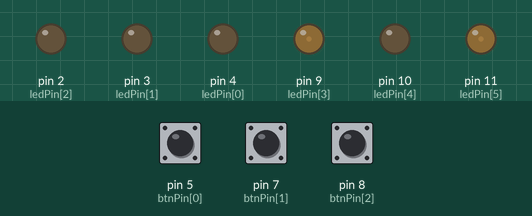
Recording of a sketch running on a simulated Arduino Nano, built with avr-gcc and run on an emulated ATmega328P. Shown: output pins drawn as LEDs (lit = HIGH). Dashed ring = blinking. The test bench sets the inputs (shaded band); at power-on: pin 5 (btnPin[0]) HIGH, pin 7 (btnPin[1]) HIGH, pin 8 (btnPin[2]) HIGH. Random numbers use the default seed unless the sketch sets one.

Above: at 2.6 s.
2.7 s: pin 5 (btnPin[0]) pulled LOW for 3.2 s
At 3.3 s:
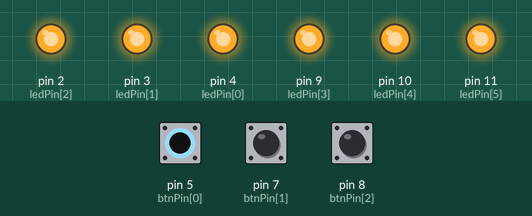
7.4 s: pin 7 (btnPin[1]) pulled LOW for 1 s
At 8.92 s:
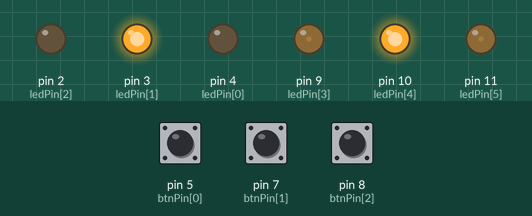
10.4 s: pin 8 (btnPin[2]) pulled LOW for 0.15 s
At 10.92 s:
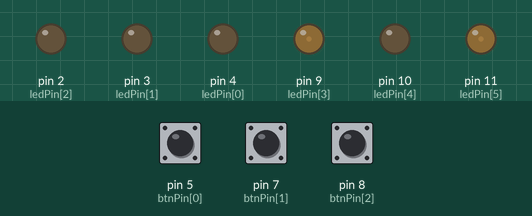
13.4 s: pin 8 (btnPin[2]) pulled LOW for 1 s
At 13.51 s:
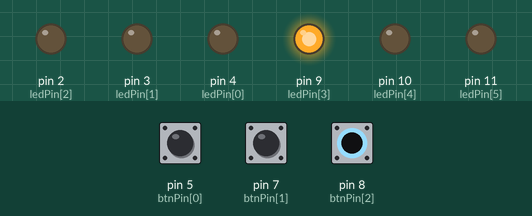
16.4 s: pin 8 (btnPin[2]) pulled LOW for 3.2 s
At 16.61 s:
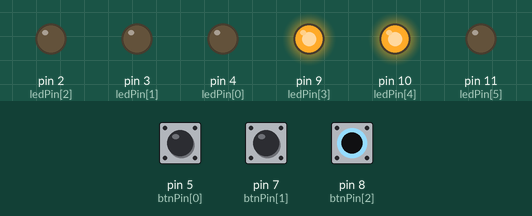
21.1 s: pin 7 (btnPin[1]) pulled LOW for 3.2 s
At 21.2 s:
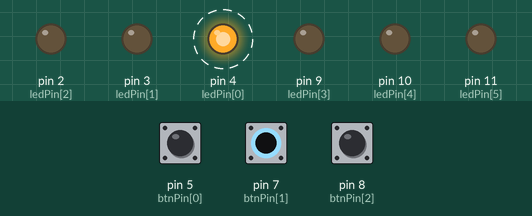
Timing chart, 0 to 26.8 s (numbered marks = the images above; inputs shaded):
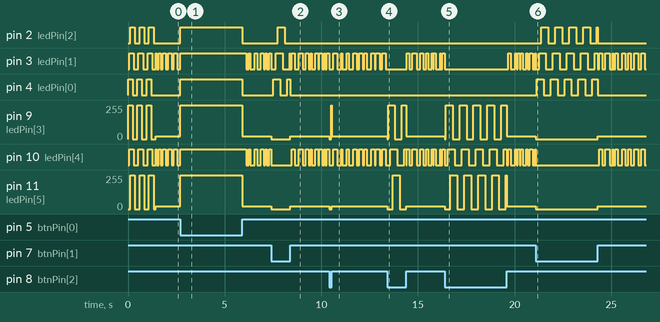

Measured:
- after the input at 2.7 s, pin 2 (ledPin[2]), pin 4 (ledPin[0]): LOW → HIGH at once, → LOW 3.2 s later; pin 9 (ledPin[3]), pin 11 (ledPin[5]): 20/255 → 255/255 at once, → 20/255 3.2 s later
- after the input at 7.4 s, pin 2 (ledPin[2]): LOW → HIGH after 0.36 s, → LOW 0.36 s later; pin 4 (ledPin[0]): LOW → HIGH after 0.12 s, → LOW 0.36 s later, → HIGH 0.36 s later, → LOW 0.16 s later; pin 9 (ledPin[3]), pin 11 (ledPin[5]): 20/255 → 0/255 at once, → 20/255 1.0 s later
- after the input at 10.4 s, pin 9 (ledPin[3]): 20/255 → 0/255 at once, → 20/255 0.10 s later; pin 11 (ledPin[5]): 20/255 → 0/255 at once, → 20/255 0.15 s later
- after the input at 13.4 s, pin 9 (ledPin[3]): 20/255 → 255/255 at once, → 0/255 0.41 s later, → 255/255 0.36 s later, → 20/255 0.23 s later; pin 11 (ledPin[5]): 20/255 → 0/255 at once, → 255/255 0.29 s later, → 0/255 0.36 s later, → 20/255 0.35 s later
- after the input at 16.4 s, pin 11 (ledPin[5]): 20/255 → 0/255 at once, → 255/255 0.27 s later, → 0/255 0.36 s later, → 255/255 0.36 s later, … (11 changes in this stretch)
- after the input at 21.1 s, pin 2 (ledPin[2]): goes 4 × (HIGH 0.36 s, LOW 0.36 s), HIGH 0.04 s, then LOW, starting after 0.28 s; pin 4 (ledPin[0]): alternates HIGH for 0.36 s and LOW for 0.36 s, 10 changes in all, then stays LOW, starting at once; pin 9 (ledPin[3]), pin 11 (ledPin[5]): 20/255 → 0/255 at once, → 20/255 3.2 s later
- by itself, pin 9 (ledPin[3]): repeats every 0.48 s: 255/255 0.24 s, 0/255 0.24 s, until it stays 20/255 from 1.4 s

The sketch:

sequentialTurnTailDrlLight.ino
```cpp
// (licence header left out)
#define dbounceMs 10                                    // debounce time 5+ ms is usual enough
#define numBtns sizeof( btnPin)
#define numLeds sizeof( ledPin)

byte brakeFlag = 0;
byte leftFlag = 0;
byte rightFlag = 0;
byte lastBrakeState = 1;                                // assume switch open because of input_pullup
byte lastLeftState = 1;                                 // assume switch open because of input_pullup
byte lastRightState = 1;                                // assume switch open because of input_pullup
byte btnPin[] = {5, 7, 8};                              // array that holds the button port numbers [NANO]
byte ledPin[] = {4, 3, 2, 9, 10, 11};                   // array that holds the led port numbers    [NANO]
//byte btnPin[] = {0, 1, 2};                              // array that holds the button port numbers [ATtiny84]
//byte ledPin[] = {5, 3, 6, 7, 4, 8};                     // array that holds the led port numbers    [ATtiny84]
byte pinNum;
byte nextStep;
byte turnInd;

static byte stepInterval = 120;

unsigned long currMs;
unsigned long nextMs;
unsigned long waitMs;
unsigned long brakePressMs;
unsigned long rightPressMs;
unsigned long leftPressMs;


void setup() {
//  Serial.begin( 115200);
  for( byte i = 0; i < numBtns; i++){
    pinMode( btnPin[i], INPUT_PULLUP);
  }

  for( byte i = 0; i < numLeds; i++) {
    pinMode( ledPin[i], OUTPUT);
    digitalWrite( ledPin[i], 0);
  }

  for( byte j = 0; j < 3; j++){                         // repeat 3 times
    for( byte i = 0; i < numLeds / 2; i++) {            // all leds on from center to edge
      digitalWrite( ledPin[i], 1);
      digitalWrite( ledPin[i + 3], 1);
      delay( stepInterval / 2);
    }

    delay( stepInterval / 2);

    for( byte i = 0; i < numLeds / 2; i++) {            // all leds off from center to edge
      digitalWrite( ledPin[i], 0);
      digitalWrite( ledPin[i + 3], 0);
      delay( stepInterval / 2);
    }

    delay( stepInterval / 2);
  }
}


void loop() {
  currMs = millis();

  byte brakeState = digitalRead( btnPin[0]);
  byte rightState = digitalRead( btnPin[1]);
  byte leftState  = digitalRead( btnPin[2]);

  if( brakeState != lastBrakeState){                    // has it changed?
    if( currMs - brakePressMs >= dbounceMs){            // debounce
      brakePressMs = currMs;                            // time switch is closed
      lastBrakeState = brakeState;                      // remember for next time
      if( brakeState == 0){
        brakeFlag = 1;                                  // end if brakeState is LOW
      } else {
        brakeFlag = 0;                                  // end if brakeState is HIGH
        if( rightFlag == 1){
          ledsLeft();
        } else if( leftFlag == 1){
          ledsRight();
        } else {
          allLeds(0);
        }
      }
    }
  }

  if( rightState != lastRightState){
    if( currMs - rightPressMs >= dbounceMs){
      rightPressMs = currMs;
      lastRightState = rightState;
      if( rightState == 0){
        digitalWrite( ledPin[0], 0);
        digitalWrite( ledPin[1], 0);
        digitalWrite( ledPin[2], 0);
        turnInd = 0;
        nextStep = 0;
        rightFlag = 1;
      } else {
        for( byte i = 0; i < numLeds / 2; i++){
          digitalWrite( ledPin[i], 0);
        }
        turnInd = 0;
        nextStep = 0;
        rightFlag = 0;
      }
    }
  }

  if( leftState != lastLeftState){
    if( currMs - leftPressMs >= dbounceMs){
      leftPressMs = currMs;
      lastLeftState = leftState;
      if( leftState == 0){
        digitalWrite( ledPin[3], 0);
        digitalWrite( ledPin[4], 0);
        digitalWrite( ledPin[5], 0);
        turnInd = 3;
        nextStep = 0;
        leftFlag = 1;
      } else {
        for( byte i = 0; i < numLeds / 2; i++){
          digitalWrite( ledPin[i + numLeds / 2], 0);
        }
        turnInd = 3;
        nextStep = 0;
        leftFlag = 0;
      }
    }
  }

  if( brakeFlag == 0 && rightFlag == 0 && leftFlag == 0){
    drlLight( ledPin[1], ledPin[4]);
    analogWrite( ledPin[3], 20);
    analogWrite( ledPin[5], 20);
  } else if ( brakeFlag == 1 && rightFlag == 0 && leftFlag == 0){     // only brake
    allLeds(1);
  } else if ( brakeFlag == 1 && leftFlag == 1){                       // left indicator and brake
    ledSequence( 1, 0);                                               // brake and left turn signal
  } else if ( brakeFlag == 1 && rightFlag == 1){                      // right indicator and brake
    ledSequence( 1, 3);                                               // brake and right turn signal
  } else if ( brakeFlag == 0 && leftFlag == 1){                       // left indicator no brake
    ledSequence( 0, 0);                                               // no brake and left turn signal
  } else if ( brakeFlag == 0 && rightFlag == 1){                      // right indicator no brake
    ledSequence( 0, 3);                                               // no brake and right turn signal
  }
}


void ledSequence( int ledState, int brakeInd){
  digitalWrite( ledPin[brakeInd + 0], ledState);
  digitalWrite( ledPin[brakeInd + 1], ledState);
  digitalWrite( ledPin[brakeInd + 2], ledState);

  if( currMs >= nextMs){
    digitalWrite( ledPin[turnInd + nextStep], !digitalRead( ledPin[turnInd + nextStep]));
    nextStep += 1;
    if( nextStep > 2) nextStep = 0;
    nextMs += stepInterval;
  }
}


void ledsLeft(){
  for( pinNum = 3; pinNum < 6; pinNum++){
    digitalWrite( ledPin[pinNum], 0);
  }
}


void ledsRight(){
  for( pinNum = 0; pinNum < 3; pinNum++){
    digitalWrite( ledPin[pinNum], 0);
  }
}


void allLeds( byte state){
  for( pinNum = 0; pinNum < 6; pinNum++){
    digitalWrite( ledPin[pinNum], state);
  }
}


void drlLight( byte drl1, byte drl2) {
  if( currMs > nextMs) {
    digitalWrite(drl1, !digitalRead( drl1));
    digitalWrite(drl2, !digitalRead( drl2));
    waitMs = random( 40, 240);
    nextMs = currMs + waitMs;
  }
}
```
